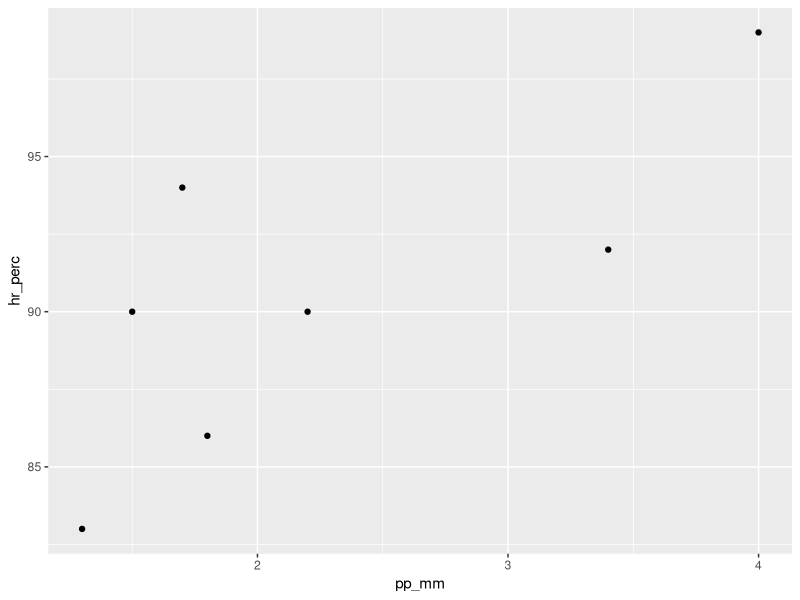

Source code (R): (Note: this script raises an error after producing the figure.)
# Cargar ggplot -----------------------------------------------------------

library(ggplot2) #se carga junto a tidyverse

# funcion ggplot en general -----------------------------------------------

# ggplot(mapping = aes(x = <VECTOR>, y = <VECTOR>)) +
#   geom_*()

# ggplot(data = tibble o dataframe,
#        mapping = aes(x = columna del eje x,
#                      y = columna del eje y)) +
# geom_*()

# Ejemplo rapido ----------------------------------------------------------

pp_mm <- c(1.5, 1.8, 2.2, 1.3, 1.7, 3.4, 4.0)

hr_perc <- c(90, 86, 90, 83, 94, 92, 99)

tipo <- c("A", "B", "A", "B", "B", "A", "B")

tipo_largo <- c("A", "B", "A", "B", "B", "A", "B", "C", "C")

# Vectores "sueltos" ------------------------------------------------------

ggplot(mapping = aes(x = pp_mm, y = hr_perc)) +
  geom_point()

pp_vs_hr_tb <- tibble(pp_mm = pp_mm,
                   hr_perc = hr_perc,
                   tipo = tipo) # similar data.frame

pp_vs_hr_df <- data.frame(pp_mm = pp_mm,
                   hr_perc = hr_perc,
                   tipo = tipo) # data.frame

# ejemplo tibble simetrico ------------------------------------------------

pp_vs_hr_error <- tibble(pp_mm = pp_mm,
                      hr_perc = hr_perc,
                      tipo = tipo_largo) # vector mas largo

pp_vs_hr_reciclaje <- tibble(pp_mm = pp_mm,
                         hr_perc = hr_perc,
                         tipo = "solo un tipo")

# Si no es explicito, siempre ocupa x e y ---------------------------------

ggplot(data = pp_vs_hr_reciclaje,
       mapping = aes(x = pp_mm, y = hr_perc)) +
  geom_point()

# errores iniciales ggplot ------------------------------------------------

ggplot(mapping = aes(x = pp_mm, y = hr_perc)) # falta +
geom_point()

ggplot(mapping = aes(x = pp_mm, y = hr_perc)) # mas tiene que ir aca
+ geom_point()

# los geom se pueden acumular ---------------------------------------------

ggplot(data = pp_vs_hr_reciclaje,
       mapping = aes(x = pp_mm, y = hr_perc)) +
  geom_point() +
  geom_vline(xintercept = 3) +
  geom_hline(yintercept = 85) +
  theme_dark() +
  labs(title = "hola")

# el orden importa

# la funcion theme() controla la "decoracion" -----------------------------

ggplot(data = pp_vs_hr_reciclaje,
       mapping = aes(x = pp_mm, y = hr_perc)) +
  geom_point() +
  geom_hline(yintercept = 85) +
  geom_vline(xintercept = 3) +
  theme(text = element_text(size = 24)) # exagerado!

# Cada geom es distinto y tiene diferentes argumentos

ggplot(data = pp_vs_hr_tb,
       mapping = aes(x = pp_mm, y = hr_perc)) +
  geom_bar() # veamos el error

ggplot(data = pp_vs_hr_tb,
       mapping = aes(y = tipo)) +
  geom_bar() # hace un conteo

# comparemos geom_col vs geom_bar -----------------------------------------

ggplot(data = pp_vs_hr_tb,
       mapping = aes(x = pp_mm, y = hr_perc)) +
  geom_col()

ggplot(data = pp_vs_hr_tb,
       mapping = aes(x = tipo, y = hr_perc)) +
  geom_col()

?geom_col
